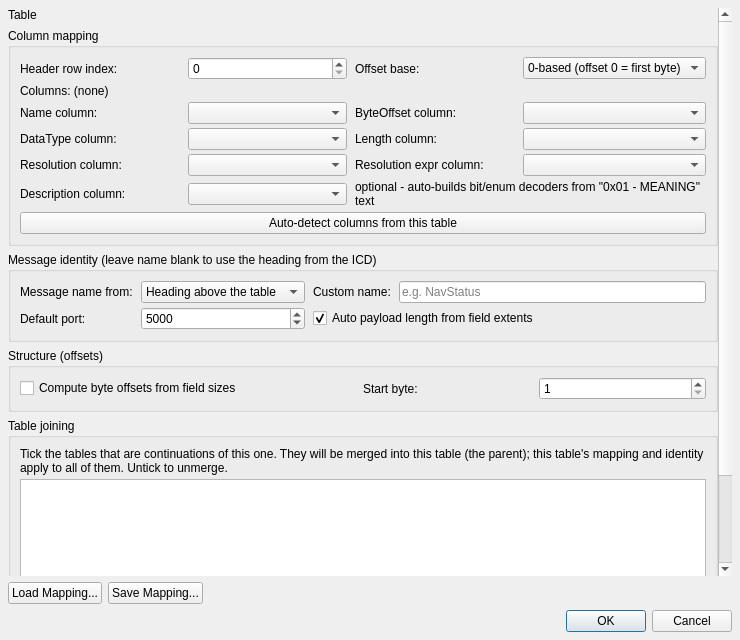
<?xml version="1.0" encoding="UTF-8"?>
<ui version="4.0">
 <class>IcdTableSettingsDialog</class>
 <widget class="QDialog" name="IcdTableSettingsDialog">
  <property name="geometry"><rect><x>0</x><y>0</y><width>740</width><height>640</height></rect></property>
  <property name="maximumSize"><size><width>16777215</width><height>1000</height></size></property>
  <property name="windowTitle"><string>Table Settings</string></property>
  <layout class="QVBoxLayout" name="rootLayout" stretch="1,0,0">
   <property name="spacing"><number>6</number></property>
   <property name="leftMargin"><number>8</number></property>
   <property name="topMargin"><number>8</number></property>
   <property name="rightMargin"><number>8</number></property>
   <property name="bottomMargin"><number>8</number></property>
   <item>
    <widget class="QScrollArea" name="scrollArea">
     <property name="widgetResizable"><bool>true</bool></property>
     <property name="frameShape"><enum>QFrame::NoFrame</enum></property>
     <widget class="QWidget" name="scrollAreaWidgetContents">
      <layout class="QVBoxLayout" name="contentLayout">
       <property name="spacing"><number>6</number></property>
       <property name="leftMargin"><number>0</number></property>
       <property name="topMargin"><number>0</number></property>
       <property name="rightMargin"><number>0</number></property>
       <property name="bottomMargin"><number>0</number></property>
       <item>
        <widget class="QLabel" name="lblTableTitle">
         <property name="text"><string>Table</string></property>
         <property name="wordWrap"><bool>true</bool></property>
        </widget>
       </item>
       <item>
        <widget class="QGroupBox" name="gMap">
         <property name="title"><string>Column mapping</string></property>
         <layout class="QGridLayout" name="lMap">
          <property name="horizontalSpacing"><number>8</number></property>
          <property name="verticalSpacing"><number>4</number></property>
          <item row="0" column="0"><widget class="QLabel" name="lblHeaderRow"><property name="text"><string>Header row index:</string></property></widget></item>
          <item row="0" column="1"><widget class="QSpinBox" name="spnHeaderRow"><property name="maximum"><number>999</number></property></widget></item>
          <item row="0" column="2"><widget class="QLabel" name="lblOffsetBase"><property name="text"><string>Offset base:</string></property></widget></item>
          <item row="0" column="3"><widget class="QComboBox" name="cmbOffsetBase"><item><property name="text"><string>0-based (offset 0 = first byte)</string></property></item><item><property name="text"><string>1-based (offset 1 = first byte)</string></property></item></widget></item>
          <item row="1" column="0" colspan="4"><widget class="QLabel" name="lblColumns"><property name="text"><string>Columns: (none)</string></property><property name="wordWrap"><bool>true</bool></property></widget></item>
          <item row="2" column="0"><widget class="QLabel" name="lblNameCol"><property name="text"><string>Name column:</string></property></widget></item>
          <item row="2" column="1"><widget class="QComboBox" name="cmbColName"/></item>
          <item row="2" column="2"><widget class="QLabel" name="lblOffsetCol"><property name="text"><string>ByteOffset column:</string></property></widget></item>
          <item row="2" column="3"><widget class="QComboBox" name="cmbColOffset"/></item>
          <item row="3" column="0"><widget class="QLabel" name="lblTypeCol"><property name="text"><string>DataType column:</string></property></widget></item>
          <item row="3" column="1"><widget class="QComboBox" name="cmbColType"/></item>
          <item row="3" column="2"><widget class="QLabel" name="lblLengthCol"><property name="text"><string>Length column:</string></property></widget></item>
          <item row="3" column="3"><widget class="QComboBox" name="cmbColLength"/></item>
          <item row="4" column="0"><widget class="QLabel" name="lblResCol"><property name="text"><string>Resolution column:</string></property></widget></item>
          <item row="4" column="1"><widget class="QComboBox" name="cmbColResolution"/></item>
          <item row="4" column="2"><widget class="QLabel" name="lblExprCol"><property name="text"><string>Resolution expr column:</string></property></widget></item>
          <item row="4" column="3"><widget class="QComboBox" name="cmbColExpr"/></item>
          <item row="5" column="0"><widget class="QLabel" name="lblDescCol"><property name="text"><string>Description column:</string></property></widget></item>
          <item row="5" column="1"><widget class="QComboBox" name="cmbColDescription"/></item>
          <item row="5" column="2" colspan="2"><widget class="QLabel" name="lblDescHint"><property name="text"><string>optional - auto-builds bit/enum decoders from "0x01 - MEANING" text</string></property><property name="wordWrap"><bool>true</bool></property></widget></item>
          <item row="6" column="0" colspan="4"><widget class="QPushButton" name="btnAutoDetect"><property name="text"><string>Auto-detect columns from this table</string></property></widget></item>
         </layout>
        </widget>
       </item>
       <item>
        <widget class="QGroupBox" name="gMsg">
         <property name="title"><string>Message identity (leave name blank to use the heading from the ICD)</string></property>
         <layout class="QGridLayout" name="lMsg">
          <property name="horizontalSpacing"><number>8</number></property>
          <property name="verticalSpacing"><number>4</number></property>
          <item row="0" column="0"><widget class="QLabel" name="lblNameSrc"><property name="text"><string>Message name from:</string></property></widget></item>
          <item row="0" column="1"><widget class="QComboBox" name="cmbNameSource"><item><property name="text"><string>Heading above the table</string></property></item><item><property name="text"><string>Custom name</string></property></item></widget></item>
          <item row="0" column="2"><widget class="QLabel" name="lblName"><property name="text"><string>Custom name:</string></property></widget></item>
          <item row="0" column="3"><widget class="QLineEdit" name="txtName"><property name="placeholderText"><string>e.g. NavStatus</string></property></widget></item>
          <item row="1" column="0"><widget class="QLabel" name="lblPort"><property name="text"><string>Default port:</string></property></widget></item>
          <item row="1" column="1"><widget class="QSpinBox" name="spnPort"><property name="minimum"><number>1</number></property><property name="maximum"><number>65535</number></property><property name="value"><number>5000</number></property></widget></item>
          <item row="1" column="2" colspan="2"><widget class="QCheckBox" name="chkAutoLength"><property name="text"><string>Auto payload length from field extents</string></property><property name="checked"><bool>true</bool></property></widget></item>
         </layout>
        </widget>
       </item>
       <item>
        <widget class="QGroupBox" name="gStruct">
         <property name="title"><string>Structure (offsets)</string></property>
         <layout class="QGridLayout" name="lStruct">
          <property name="horizontalSpacing"><number>8</number></property>
          <property name="verticalSpacing"><number>4</number></property>
          <item row="0" column="0" colspan="2"><widget class="QCheckBox" name="chkOffsetsFromSize"><property name="text"><string>Compute byte offsets from field sizes</string></property><property name="toolTip"><string>Ignore the ByteOffset column and lay fields out back-to-back using their Size, starting at the byte on the right.</string></property></widget></item>
          <item row="0" column="2"><widget class="QLabel" name="lblOffsetStart"><property name="text"><string>Start byte:</string></property></widget></item>
          <item row="0" column="3"><widget class="QSpinBox" name="spnOffsetStart"><property name="minimum"><number>1</number></property><property name="maximum"><number>1000000</number></property><property name="value"><number>1</number></property></widget></item>
         </layout>
        </widget>
       </item>
       <item>
        <widget class="QGroupBox" name="gJoin">
         <property name="title"><string>Table joining</string></property>
         <layout class="QVBoxLayout" name="lJoin">
          <property name="spacing"><number>4</number></property>
          <item>
           <widget class="QLabel" name="lblJoinHint">
            <property name="text"><string>Tick the tables that are continuations of this one. They will be merged into this table (the parent); this table's mapping and identity apply to all of them. Untick to unmerge.</string></property>
            <property name="wordWrap"><bool>true</bool></property>
           </widget>
          </item>
          <item>
           <widget class="QListWidget" name="lstJoin">
            <property name="minimumSize"><size><width>0</width><height>90</height></size></property>
            <property name="maximumSize"><size><width>16777215</width><height>160</height></size></property>
           </widget>
          </item>
          <item>
           <layout class="QHBoxLayout" name="lJoinBtns">
            <item><widget class="QPushButton" name="btnUnmergeAll"><property name="text"><string>Unmerge all</string></property></widget></item>
            <item><spacer name="joinSpacer"><property name="orientation"><enum>Qt::Horizontal</enum></property><property name="sizeHint" stdset="0"><size><width>40</width><height>20</height></size></property></spacer></item>
           </layout>
          </item>
         </layout>
        </widget>
       </item>
       <item>
        <spacer name="contentSpacer"><property name="orientation"><enum>Qt::Vertical</enum></property><property name="sizeHint" stdset="0"><size><width>20</width><height>8</height></size></property></spacer>
       </item>
      </layout>
     </widget>
    </widget>
   </item>
   <item>
    <layout class="QHBoxLayout" name="lMapBtns">
     <item><widget class="QPushButton" name="btnLoadMapping"><property name="text"><string>Load Mapping...</string></property></widget></item>
     <item><widget class="QPushButton" name="btnSaveMapping"><property name="text"><string>Save Mapping...</string></property></widget></item>
     <item><spacer name="mapBtnsSpacer"><property name="orientation"><enum>Qt::Horizontal</enum></property><property name="sizeHint" stdset="0"><size><width>40</width><height>20</height></size></property></spacer></item>
    </layout>
   </item>
   <item>
    <widget class="QDialogButtonBox" name="buttonBox"><property name="orientation"><enum>Qt::Horizontal</enum></property><property name="standardButtons"><set>QDialogButtonBox::Cancel|QDialogButtonBox::Ok</set></property></widget>
   </item>
  </layout>
 </widget>
 <resources/>
 <connections/>
</ui>
